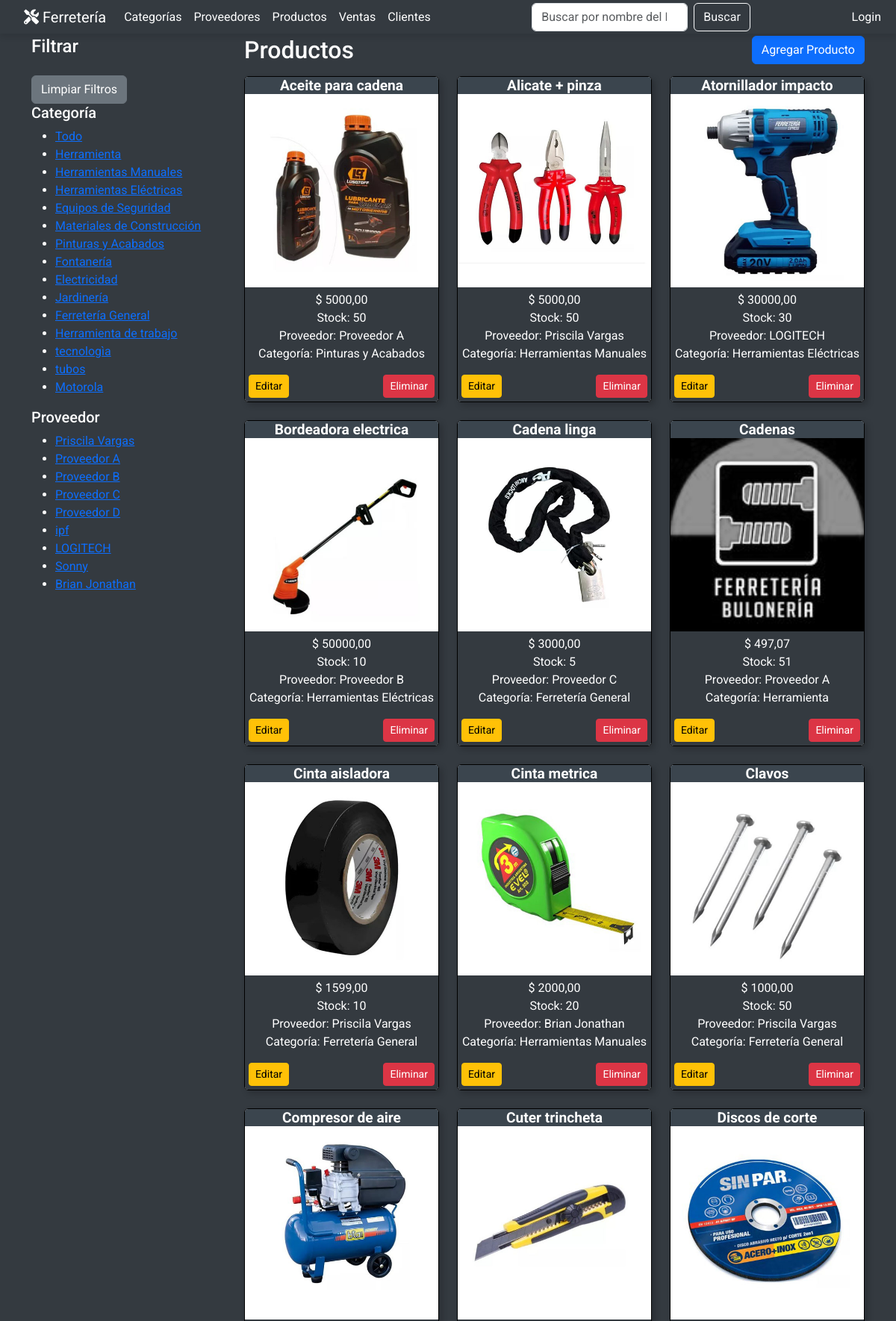
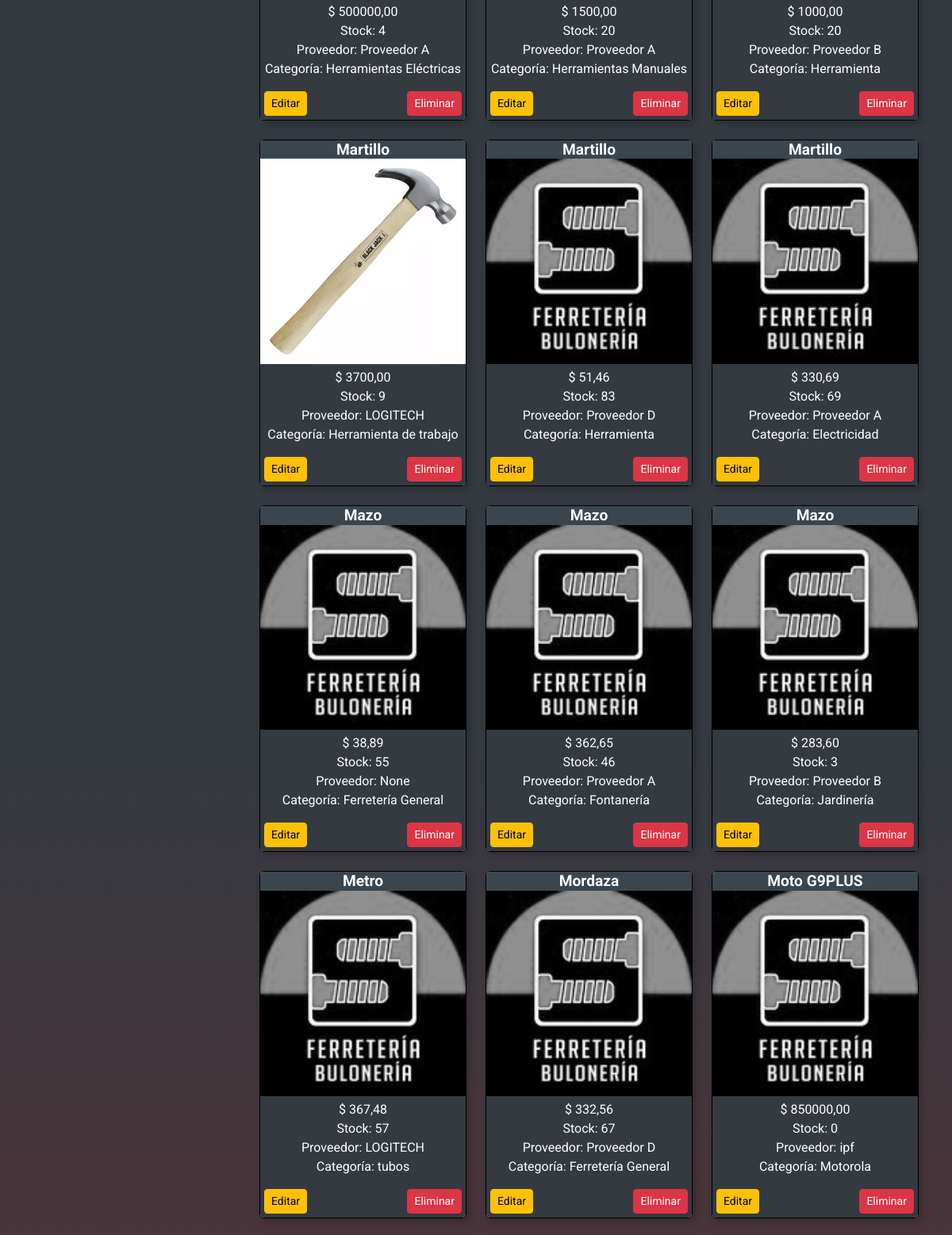
/productos/ (upper part), run on the app's committed database (2 pictures, top to bottom).
### miAplicacion/models.py (models this page shows, shortened)
class Categoria(models.Model):
    nombre = models.CharField(max_length=50, unique=True)
    descripcion = models.TextField(blank=True, null=True)
    def __str__(self):
        return self.nombre

class Proveedor(models.Model):
    nombre = models.CharField(max_length=100)
    tipo_producto = models.CharField(max_length=100, default='')
    telefono = models.CharField(max_length=15, default='')
    email = models.EmailField(default='', blank=True)
    direccion = models.CharField(max_length=200, default='', blank=True)
    def __str__(self):
        return self.nombre

class Producto(models.Model):
    nombre = models.CharField(max_length=100)
    descripcion = models.TextField()
    precio = models.DecimalField(max_digits=10, decimal_places=2, default=0.000)
    cantidad_stock = models.PositiveIntegerField()
    categoria = models.ForeignKey('Categoria', on_delete=models.SET_NULL, null=True)
    fecha_creacion = models.DateField(auto_now_add=True)
    fecha_actualizacion = models.DateTimeField(auto_now=True)
    proveedor = models.ForeignKey('Proveedor', on_delete=models.SET_NULL, null=True, blank=True)
    imagen = models.ImageField(upload_to='productos/', default='productos/default.png', blank=True, null=True)

### miAplicacion/views.py (the view)
# urls.py: path('productos/', ProductosListView.as_view(), name='productos_list'),
class ProductosListView(ListView):
    model = Producto
    template_name = 'productos/productos_list.html'
    context_object_name = 'productos'
    ordering = ['nombre', '-fecha_creacion']
    def get_queryset(self):
        queryset = super().get_queryset()
        categoria = self.request.GET.get('categoria')
        if categoria and categoria != 'todo':
            queryset = queryset.filter(categoria__nombre=categoria)
        proveedor = self.request.GET.get('proveedor')
        if proveedor:
            queryset = queryset.filter(proveedor__nombre=proveedor)
        query = self.request.GET.get('q')
        if query:
            queryset = queryset.filter(Q(nombre__icontains=query))
        return queryset
    def get_context_data(self, **kwargs):
        context = super().get_context_data(**kwargs)
        context['categorias'] = Categoria.objects.all()
        context['proveedores'] = Proveedor.objects.all()
        context['query'] = self.request.GET.get('q', '')  # Mantener la búsqueda en la barra
        context['busqueda_placeholder'] = 'nombre del Producto'
        context['categoria_seleccionada'] = self.request.GET.get('categoria', 'todo')
        context['proveedor_seleccionado'] = self.request.GET.get('proveedor', '')
        return context

### miAplicacion/templates/productos/productos_list.html (shortened to what this page needs)
{% extends 'base.html' %}
{% block search_url %}{% url 'productos_list' %}{% endblock %}
{% load static %}
{% block extra_styles %}
    <link rel="stylesheet" href="{% static 'css/productos.css' %}">
{% endblock %}
{% block content %}
<div class="container my-5">
    <div class="row">
        <div class="col-md-3 filter-section">
            <h4>Filtrar</h4>
            <div class="mt-3">
                <a href="{% url 'productos_list' %}" class="btn btn-secondary">Limpiar Filtros</a>
            </div>
            <div class="filter-section">
                <h5>Categoría</h5>
                <ul>
                    <li><a href="?categoria=todo&proveedor={{ request.GET.proveedor }}">Todo</a></li>
                    {% for categoria in categorias %}
                    <li><a href="?categoria={{ categoria.nombre }}&proveedor={{ request.GET.proveedor }}">{{ categoria.nombre }}</a></li>
                    {% endfor %}
                </ul>
                <h5>Proveedor</h5>
                <ul>
                    {% for proveedor in proveedores %}
                    <li><a href="?categoria={{ request.GET.categoria }}&proveedor={{ proveedor.nombre }}">{{ proveedor.nombre }}</a></li>
                    {% endfor %}
                </ul>
            </div>
        </div>
        <div class="col-md-9">
            <div class="d-flex justify-content-between align-items-center mb-3">
                <h2 class="mb-0">Productos</h2>
                <a href="{% url 'productos_create' %}" class="btn btn-primary">Agregar Producto</a>
            </div>
            <div class="row">
                {% if productos %}
                    {% for producto in productos %}
                    <div class="col-md-4 mb-4">
                        <div class="card product-card">
                            <h5 class="card-title text-center">{{ producto.nombre }}</h5>
                            <img src="{% if producto.imagen %}{{ producto.imagen.url }}{% else %}{% static 'productos/default.png' %}{% endif %}" class="card-img-top product-img" alt="{{ producto.nombre }}">
                            <div class="card-body text-center">
                                <p class="card-text">
                                    $ {{ producto.precio }}<br>
                                    Stock: {{ producto.cantidad_stock }}<br>
                                    Proveedor: {{ producto.proveedor }}<br>
                                    Categoría: {{ producto.categoria }}
                                </p>
                                <div class="d-flex justify-content-between">
                                    <a href="{% url 'productos_update' producto.pk %}" class="btn btn-warning btn-sm">Editar</a>
                                    <a href="{% url 'productos_confirm_delete' producto.pk %}" class="btn btn-danger btn-sm">Eliminar</a>
                                </div>
                            </div>
                        </div>
                    </div>
                    {% endfor %}
                {% else %}
                    <p class="text-center">No se encontraron productos que coincidan con tu búsqueda.</p>
                {% endif %}
            </div>
        </div>
    </div>
</div>
{% endblock %}

### miAplicacion/static/css/productos.css (style rules this page uses)
.card { border: 1px solid #000000; border-radius: 5px; overflow: hidden; padding: 0; box-shadow: 4px 4px 8px rgba(0, 0, 0, 0.2); transition: transform 0.3s ease, box-shadow 0.3s ease; }
.card img { border-radius: 0px; object-fit: contain; width: 100%; height: auto; margin: 0; padding: 0; }
.card-body { color: #ffffff; background-color: #343a40; padding: 5px; }
.card-title { color: rgb(255, 255, 255); background-color: #3b454e; text-align: center; margin: 0%; padding: 0px; font-size: 1.2em; font-weight: bold; }

### miAplicacion/templates/base.html (style rules this page uses)
html, body { margin: 0; padding: 0; height: 100%; }
body { font-family: 'Roboto', sans-serif; background-color: #f8f9fa; color: #333; display: flex; flex-direction: column; min-height: 100vh; }
.filter-section { position: sticky; overflow-y: auto; scrollbar-width: none; -ms-overflow-style: none; top: 0; height: 100vh; display: flex; flex-direction: column; }

### data on the page
Categoria: nombre "Herramienta"
Categoria: nombre "Herramientas Manuales"
Categoria: nombre "Herramientas Eléctricas"
Categoria: nombre "Equipos de Seguridad"
Categoria: nombre "Materiales de Construcción"
Categoria: nombre "Pinturas y Acabados"
Categoria: nombre "Fontanería"
Categoria: nombre "Electricidad"
Categoria: nombre "Jardinería"
Categoria: nombre "Ferretería General"
Categoria: nombre "Herramienta de trabajo"
Categoria: nombre "tecnologìa"
Categoria: nombre "tubos"
Categoria: nombre "Motorola"
Proveedor: nombre "Priscila Vargas"
Proveedor: nombre "Proveedor A"
Proveedor: nombre "Proveedor B"
Proveedor: nombre "Proveedor C"
Proveedor: nombre "Proveedor D"
Proveedor: nombre "ipf"
Proveedor: nombre "LOGITECH"
Proveedor: nombre "Sonny"
Proveedor: nombre "Brian Jonathan"
Producto: nombre "Aceite para cadena", imagen (picture), precio "5000,00", cantidad_stock "50", proveedor "Proveedor A", categoria "Pinturas y Acabados"
Producto: nombre "Alicate + pinza", imagen (picture), precio "5000,00", cantidad_stock "50", proveedor "Priscila Vargas", categoria "Herramientas Manuales"
Producto: nombre "Atornillador impacto", imagen (picture), precio "30000,00", cantidad_stock "30", proveedor "LOGITECH", categoria "Herramientas Eléctricas"
Producto: nombre "Bordeadora electrica", imagen (picture), precio "50000,00", cantidad_stock "10", proveedor "Proveedor B", categoria "Herramientas Eléctricas"
Producto: nombre "Cadena linga", imagen (picture), precio "3000,00", cantidad_stock "5", proveedor "Proveedor C", categoria "Ferretería General"
Producto: nombre "Cadenas", imagen (placeholder picture), precio "497,07", cantidad_stock "51", proveedor "Proveedor A", categoria "Herramienta"
Producto: nombre "Cinta aisladora", imagen (picture), precio "1599,00", cantidad_stock "10", proveedor "Priscila Vargas", categoria "Ferretería General"
Producto: nombre "Cinta metrica", imagen (picture), precio "2000,00", cantidad_stock "20", proveedor "Brian Jonathan", categoria "Herramientas Manuales"
Producto: nombre "Clavos", imagen (picture), precio "1000,00", cantidad_stock "50", proveedor "Priscila Vargas", categoria "Ferretería General"
Producto: nombre "Compresor de aire", imagen (picture), precio "500000,00", cantidad_stock "4", proveedor "Proveedor A", categoria "Herramientas Eléctricas"
Producto: nombre "Cuter trincheta", imagen (picture), precio "1500,00", cantidad_stock "20", proveedor "Proveedor A", categoria "Herramientas Manuales"
Producto: nombre "Discos de corte", imagen (picture), precio "1000,00", cantidad_stock "20", proveedor "Proveedor B", categoria "Herramienta"
Producto: nombre "Martillo", imagen (picture), precio "3700,00", cantidad_stock "9", proveedor "LOGITECH", categoria "Herramienta de trabajo"
Producto: nombre "Martillo", imagen (placeholder picture), precio "51,46", cantidad_stock "83", proveedor "Proveedor D", categoria "Herramienta"
Producto: nombre "Martillo", imagen (placeholder picture), precio "330,69", cantidad_stock "69", proveedor "Proveedor A", categoria "Electricidad"
Producto: nombre "Mazo", imagen (placeholder picture), precio "38,89", cantidad_stock "55", proveedor "None", categoria "Ferretería General"
Producto: nombre "Mazo", imagen (placeholder picture), precio "362,65", cantidad_stock "46", proveedor "Proveedor A", categoria "Fontanería"
Producto: nombre "Mazo", imagen (placeholder picture), precio "283,60", cantidad_stock "3", proveedor "Proveedor B", categoria "Jardinería"
Producto: nombre "Metro", imagen (placeholder picture), precio "367,48", cantidad_stock "57", proveedor "LOGITECH", categoria "tubos"
Producto: nombre "Mordaza", imagen (placeholder picture), precio "332,56", cantidad_stock "67", proveedor "Proveedor D", categoria "Ferretería General"
Producto: nombre "Moto G9PLUS", imagen (placeholder picture), precio "850000,00", cantidad_stock "0", proveedor "ipf", categoria "Motorola"
